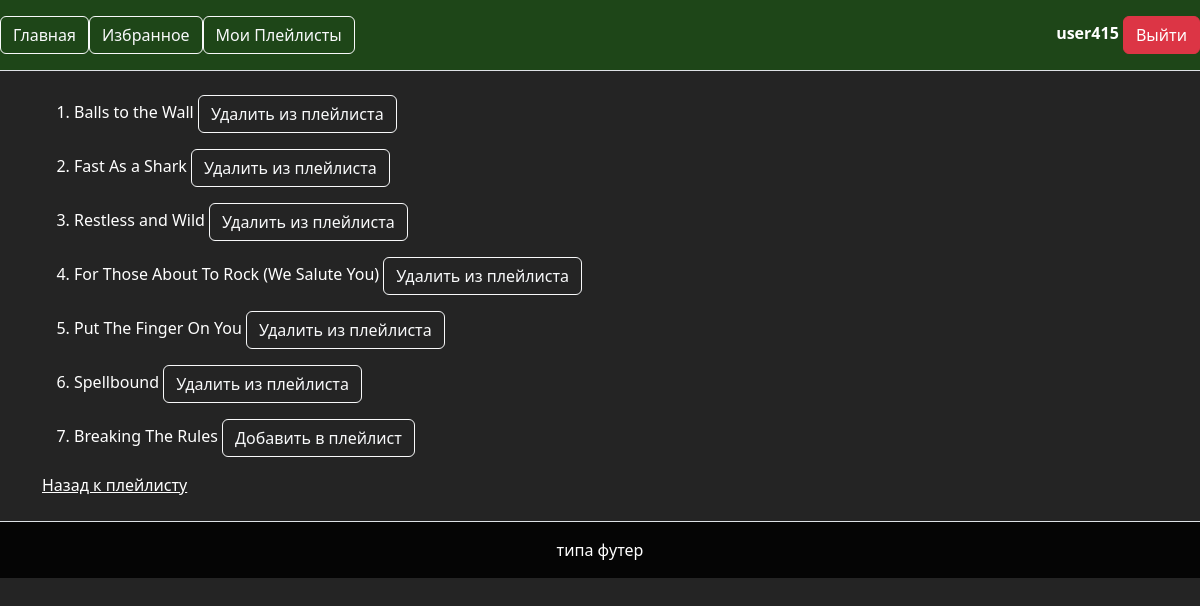
The page /playlist/change_playlist/28 (signed in) on the database its author committed.
### kAboom/models.py (models this page shows, shortened)
class Track(models.Model):
    name = models.CharField(max_length=200)
    album = models.ForeignKey(Album, on_delete=models.CASCADE)
    media_type = models.ForeignKey(MediaType, on_delete=models.CASCADE)
    genre = models.ForeignKey(Genre, on_delete=models.CASCADE)
    composer = models.CharField(max_length=220, null=True)
    milliseconds = models.IntegerField(default=None)
    bytes = models.IntegerField(default=None)
    until_price = models.FloatField(default=None)
    favorite = models.ManyToManyField(UserProfile)

### kAboom/views.py (the view)
# urls.py: path('playlist/change_playlist/<int:playlist_id>', views.change_playlist, name='change_playlist'),
@login_required
def change_playlist(request, playlist_id):
    track_list = Playlist.objects.get(id=playlist_id).track.all()
    favorite_tracks = UserProfile.objects.get(user_id=request.user.id).track_set.all()
    context = {
        'playlist_id': playlist_id,
        'track_list': track_list,
        'favorite_tracks': favorite_tracks,
    }
    return render(request, 'kAboom/change_playlist.html', context)

### kAboom/templates/kAboom/change_playlist.html (shortened to what this page needs)
{% extends 'kAboom/base.html' %}
{% block content %}
    <ol>
    {% for track in favorite_tracks %}
        <form action="{% url 'kAboom:change_playlist_view' %}" method="post">
        {% if track in track_list %}
            <li><p>{{ track.name }} <button class="btn btn-outline-light" type="submit" value="rem" name="fav">Удалить из плейлиста</button></p></li>
        {% else %}
            <li><p>{{ track.name }} <button class="btn btn-outline-light" type="submit" value="add" name="fav">Добавить в плейлист</button></p></li>
        {% endif %}
        </form>
    {% endfor %}
    </ol>
    <a href="{% url 'kAboom:playlist_detail' playlist_id %}">Назад к плейлисту</a>
{% endblock %}

### kAboom/templates/kAboom/base.html (shortened to what this page needs)
{% load static %}
<!DOCTYPE html>
<html lang="en">
<head>
    <link rel="stylesheet" type="text/css" href="{% static 'kAboom/css/bootstrap.min.css' %}">
    <link rel="stylesheet" type="text/css" href="{% static 'kAboom/css/dark_theme.css' %}">
</head>
<body>
<header class="d-flex flex-wrap align-items-center justify-content-center justify-content-md-between py-3 mb-4 border-bottom">
    <ul class="nav col-12 col-md-auto mb-2 justify-content-center mb-md-0">
        <a href="/" class="navbar-brand"><button type="button" class="btn btn-outline-light">Главная</button></a>
        {% if user.is_authenticated %}
            <li><a href="{% url 'kAboom:favorites' user.id %}"><button type="button" class="btn btn-outline-light">Избранное</button></a></li>
            <li><a href="{% url 'kAboom:my_playlists' %}"><button type="button" class="btn btn-outline-light">Мои Плейлисты</button></a></li>
            </ul>
            <div class="col-md-3 text-end">
            <strong>{{ user.username }}</strong>
            <a href="{% url 'kAboom:logout' %}"><button type="button" class="btn btn-danger">Выйти</button></a>
            </div>
        {% else %}
            </ul>
            <div class="col-md-3 text-end">
            <a href="{% url 'kAboom:login' %}"><button type="button" class="btn btn-outline-success">Войти</button></a>
            <a href="{% url 'kAboom:registration' %}"><button type="button" class="btn btn-primary">Регистрация</button></a>
            </div>
        {% endif %}
</header>
    <div class="container">
        {% block content%}
        {% endblock %}
    </div>
    <footer class="d-flex flex-wrap justify-content-between align-items-center py-3 my-4 border-top">
        <div class="col text-center">типа футер</div>
    </footer>
</body>
</html>

### kAboom/static/kAboom/css/dark_theme.css (style rules this page uses)
body { color: white; background-color: rgba(0,0,0,0.86); }
a { color: white; text-decoration: underline; }
header { background-color: rgba(30,76,23,0.86); }
footer { color: white; background-color: rgba(0,0,0,0.86); }

### rows shown on the page
Track: name "Balls to the Wall"
Track: name "Fast As a Shark"
Track: name "Restless and Wild"
Track: name "For Those About To Rock (We Salute You)"
Track: name "Put The Finger On You"
Track: name "Spellbound"
Track: name "Breaking The Rules"

### other values the page prints
{{ user.username }} "user415"
